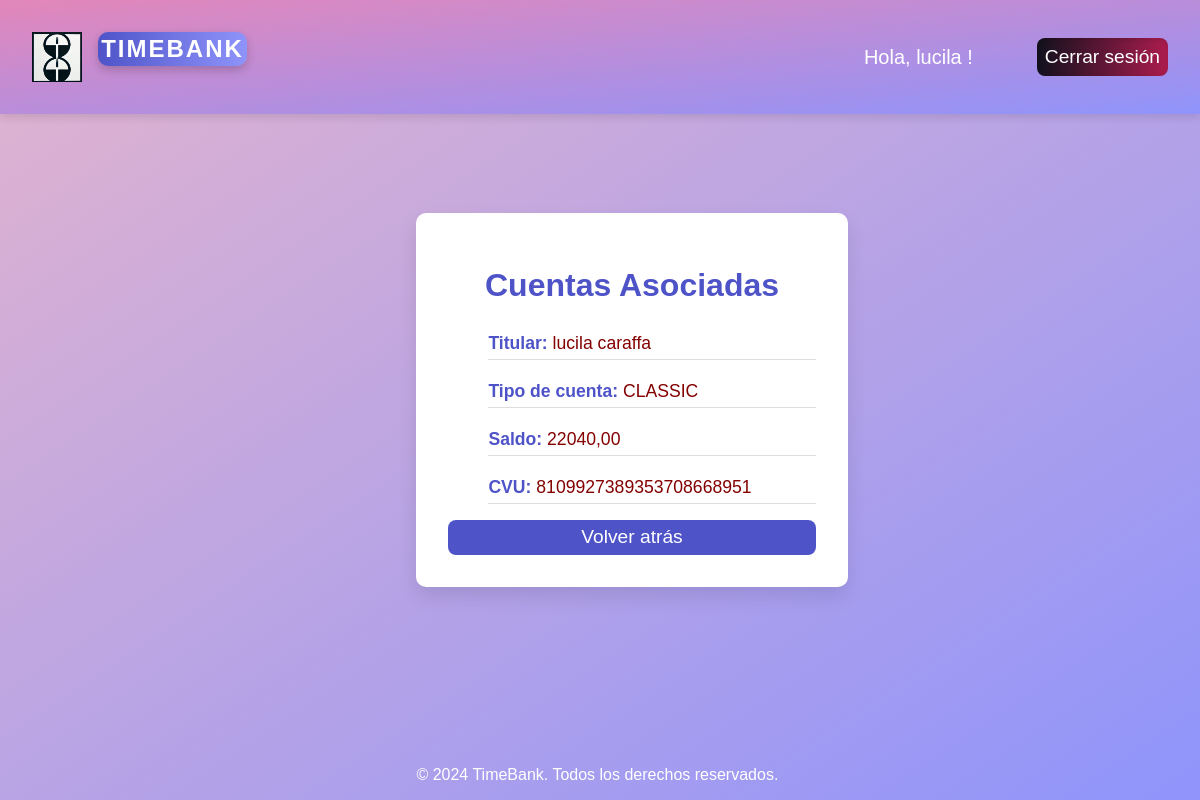
Page /cuentas/listar/ (signed in) on the earlier database version.
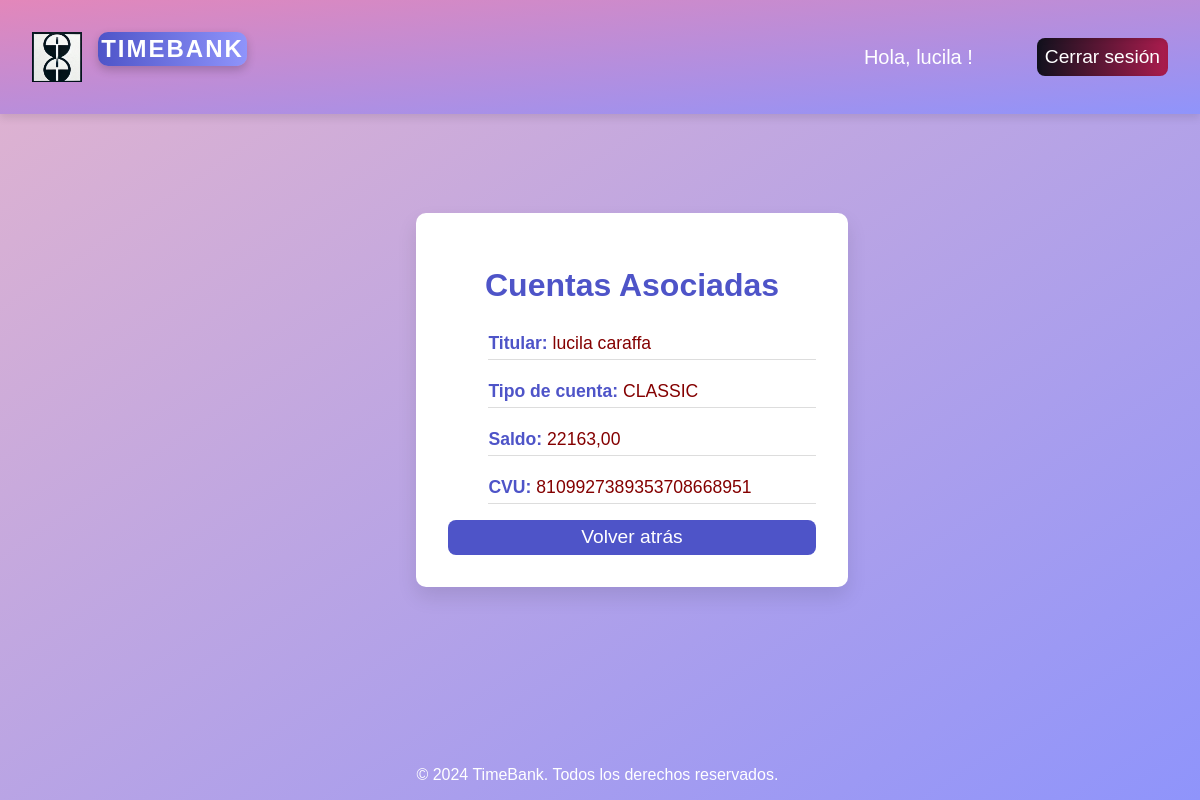
Same page on the later database version.
### cuentas/models.py (models this page shows, shortened)
class Cuenta(models.Model):
    TIPO_CUENTA_CHOICES = [
        ('BLACK', 'Black'),
        ('GOLD', 'Gold'),
        ('SILVER', 'Silver'),
        ('CLASSIC', 'Classic'),
    ]
    cliente = models.OneToOneField(Cliente, on_delete=models.CASCADE)  # Relación uno a uno con Cliente
    saldo = models.DecimalField(max_digits=12, decimal_places=2, default=10000.00)  # Saldo inicial predeterminado
    cvu = models.CharField(max_length=22, unique=True, default=None)  # CVU único, generado automáticamente
    tipo = models.CharField(max_length=10, choices=TIPO_CUENTA_CHOICES, default='GOLD')  # Tipo de cuenta predeterminado

### clientes/models.py (models this page shows, shortened)
class Cliente(models.Model):
    user = models.OneToOneField(User, on_delete=models.CASCADE, null=True, blank=True)  # Relación uno a uno con el modelo User
    nombre = models.CharField(max_length=100, blank=True)  # Permitimos que estén vacíos inicialmente
    apellido = models.CharField(max_length=100, blank=True)
    dni = models.CharField(max_length=20, blank=True)
    email = models.EmailField(blank=True)  # Usamos el email del usuario
    telefono = models.CharField(max_length=15, blank=True)
    fecha_nacimiento = models.DateField(null=True, blank=True)

### cuentas/views.py (the view)
# urls.py: path('listar/', views.listar_cuentas, name='listar_cuentas'),
@login_required
def listar_cuentas(request):
    cuentas = Cuenta.objects.filter(cliente__user=request.user)
    return render(request, 'cuentas/listar_cuentas.html', {'cuentas': cuentas})

### cuentas/templates/cuentas/listar_cuentas.html (shortened to what this page needs)
{% extends 'base/base.html' %}
{% block content %}
<div class="detalle-container">
    <h1>Cuentas Asociadas</h1>
    <ul class="cuentas-list">
        {% for cuenta in cuentas %}
            <li><strong>Titular:</strong> {{cuenta.cliente.nombre}} {{cuenta.cliente.apellido}}</li>
            <li><strong>Tipo de cuenta:</strong> {{ cuenta.tipo }}</li>
            <li><strong>Saldo:</strong> {{ cuenta.saldo }}</li>
            <li><strong>CVU:</strong> {{ cuenta.cvu }}</li>
        {% empty %}
            <li>No hay cuentas registradas.</li>
        {% endfor %}
    </ul>
    <a href="{% url 'homebanking:homebanking' %}">
        <button class="btn-submit">Volver atrás</button>
    </a>
</div>
{% endblock %}

Differences in the rows shown:
changed Cuenta "CLASSIC": saldo "22040,00" → "22163,00"
